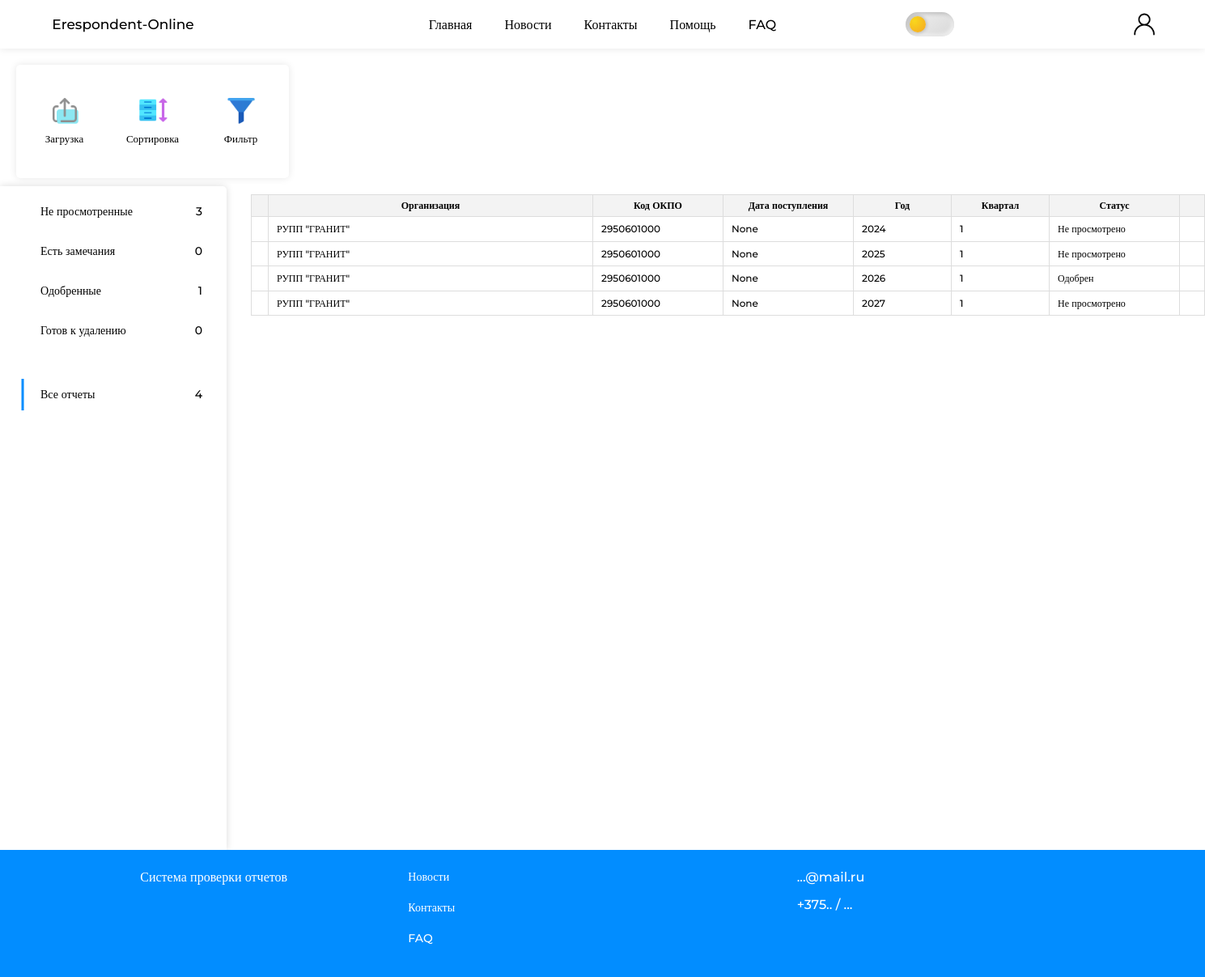
/audit_area/all_reports?year=&quarter= (signed in), run on an earlier commit of the app's database.
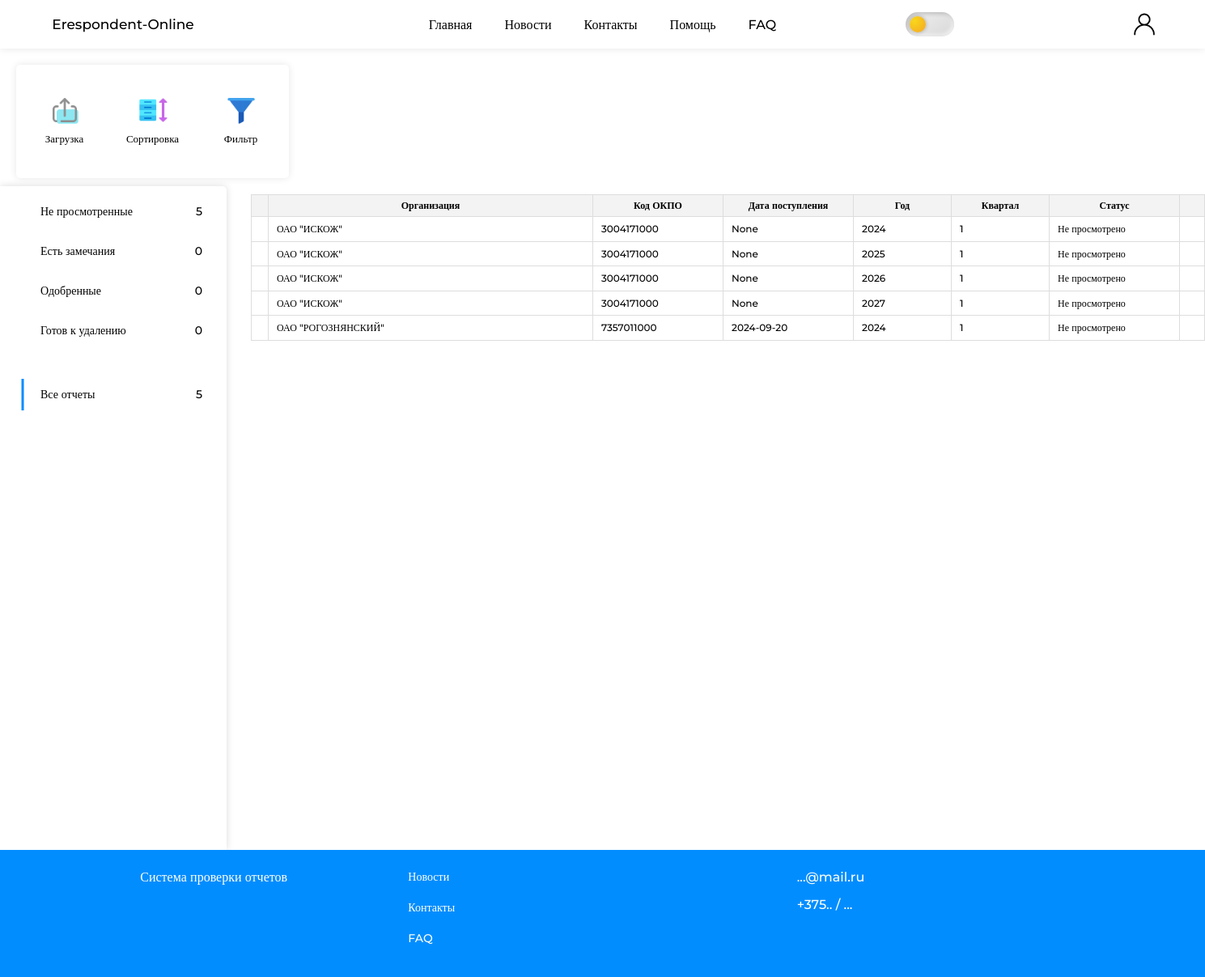
And on a later commit of the database.
### website/models.py (models this page shows)
class Report(db.Model):
    __tablename__ = 'report'
    id = db.Column(db.Integer, primary_key=True)
    okpo = db.Column(db.Integer)
    organization_name = db.Column(db.String(50))
    year = db.Column(db.Integer)
    quarter = db.Column(db.Integer)
    user_id = db.Column(db.Integer, db.ForeignKey('user.id'))
    time_of_receipt = db.Column(db.Date)
    versions = relationship('Version_report', backref='report')

class Version_report(db.Model):
    __tablename__ = 'version_report'
    id = db.Column(db.Integer, primary_key=True)
    begin_time = db.Column(db.Date, default=datetime.now())
    change_time = db.Column(db.Date)
    sent_time = db.Column(db.Date)
    status = db.Column(db.String(20))
    fio = db.Column(db.String(30))
    telephone = db.Column(db.String(20))
    email = db.Column(db.String(50))
    report_id = db.Column(db.Integer, db.ForeignKey('report.id'))
    sections = db.relationship('Sections', backref='version_report', lazy=True, cascade="all, delete-orphan")

### website/views.py (the view)
@views.route('/audit_area/<status>')
@login_required
def audit_area(status):
    year_filter = request.args.get('year')
    quarter_filter = request.args.get('quarter')
    reports = get_reports_by_status(status, year_filter, quarter_filter)
    counts = count_reports(year_filter, quarter_filter)
    return render_template('audit_area.html',
                           current_user=current_user,
                           reports=reports,
                           not_viewedReports_count=counts['Отправлен'],
                           remarksReports_count=counts['Есть замечания'],
                           to_downloadReports_count=counts['Одобрен'],
                           to_deleteReports_count=counts['Готов к удалению'],
                           all_count = counts['Отправлен'] + counts['Есть замечания'] + counts['Одобрен'] + counts['Готов к удалению'],
                           year_filter=year_filter,
                           quarter_filter=quarter_filter)

### website/views.py (called while the page is built)
def count_reports(year=None, quarter=None):
    filters = []
    if year:
        filters.append(Report.year == year)
    if quarter:
        filters.append(Report.quarter == quarter)
    statuses = [
        'Отправлен',
        'Есть замечания',
        'Одобрен',
        'Готов к удалению'
    ]
    counts = {status: Report.query.join(Version_report).filter(
        Version_report.status == status,
        *filters
    ).count() for status in statuses}
    all_count = Report.query.join(Version_report).filter(
        or_(*[Version_report.status == status for status in statuses]),
        *filters
    ).count()
    counts['all'] = all_count
    return counts

### website/templates/audit_area.html (shortened to what this page needs)
{% extends "base.html" %}
{% block content %}
<div class="audit-area_page">
    <div class="report-area_menu">
        <div class="report-area_podmenu">
            <div class="content-podmenu">
                <nav>
                    <ul>
                        <section>
                            <div class = "functions_menu">
                                <li id = "douwnload_readyreports_link">
                                    <img src="{{ url_for('static', filename='img/upload.png')}}" alt="">
                                    <a>Загрузка</a>
                                </li>
                                <li>
                                    <img src="{{ url_for('static', filename='img/icon_sort.png')}}" alt="">
                                    <a>Сортировка</a>
                                </li>
                                <li id = "show-filter">
                                    <img src="{{ url_for('static', filename='img/filter.png')}}" alt="">
                                    <a>Фильтр</a>
                                </li>
                            </div>
                        </section>
                    </ul>
                </nav>
            </div>
        </div>
    </div>
    <div class="audit-area">
        <nav class="menu_profile_audit">
            <ul id="status-reportList">
                <li data-action="not_viewed">
                    <a>Не просмотренные</a>
                    <a class="count_reporst">
                        <span class="count-text">{{not_viewedReports_count}}</span>
                    </a>
                </li>
                <li data-action="remarks">
                    <a>Есть замечания</a>
                    <a class="count_reporst">
                        <span class="count-text">{{remarksReports_count}}</span>
                    </a>
                </li>
                <li data-action="to_download">
                    <a>Одобренные</a>
                    <a class="count_reporst">
                        <span class="count-text">{{to_downloadReports_count}}</span>
                    </a>
                </li>
                <li data-action="to_delete">
                    <a>Готов к удалению</a>
                    <a class="count_reporst">
                        <span class="count-text">{{to_deleteReports_count}}</span>
                    </a>
                </li>
                <li style="margin-top: 40px;" data-action="all_reports">
                    <a>Все отчеты</a>
                    <a class="count_reporst">
                        <span>{{all_count}}</span>
                    </a>
                </li>
            </ul>
        </nav>
        <div class="report-list">
            <div class="report-area" >
                <table class="table_report-area">
                    <thead class="order-table_titels">
                        <tr>
                            <th></th>
                            <th class="resizable" style="white-space: nowrap; min-width: 380px;">Организация<div class="resizer"></div></th>
                            <th class="resizable" style="white-space: nowrap; min-width: 140px;">Код ОКПО<div class="resizer"></div></th>
                            <th class="resizable" style="white-space: nowrap; min-width: 140px;">Дата поступления<div class="resizer"></div></th>
                            <th class="resizable" style="white-space: nowrap; min-width: 100px;">Год<div class="resizer"></div></th>
                            <th class="resizable" style="white-space: nowrap; min-width: 100px;">Квартал<div class="resizer"></div></th>
                            <th class="resizable" style="white-space: nowrap; min-width: 140px;">Статус<div class="resizer"></div></th>
                            <th rowspan="2"></th>
                        </tr>
                    </thead>
                    <tbody>
                        {% for row in reports %}
                            <tr class="report_row" data-id="{{ row.id }}" draggable="true">
                                <td>
                                </td>
                                <td>
                                    <input type="text" id="report_organization_name" value="{{ row.organization_name }}" readonly>
                                </td>
                                <td>
                                    <input type="text" id="report_okpo" value="{{ row.okpo }}" readonly>
                                </td>
                                <td>
                                    {% for version in row.versions %}
                                        <input type="text" value="{{version.sent_time}}" readonly>
                                    {% endfor %}
                                </td>
                                <td>
                                    <input type="text" id="report_year" value="{{ row.year }}" readonly>
                                </td>
                                <td>
                                    <input type="text" id="report_quarter" value="{{ row.quarter }}" readonly>
                                </td>
                                <td>
                                    {% for version in row.versions %}
                                        {% if version.status == 'Отправлен' %}
                                            <input type="text"  value="Не просмотрено" readonly>
                                        {%else%}
                                            <input type="text" value="{{version.status}}" readonly>
                                        {% endif %}
                                    {% endfor %}
                                </td>
                                <td></td>
                            </tr>
                        {% endfor %}
                    </tbody>
                </table>
            </div>
        </div>
    </div>
</div>
{% endblock %}

### website/templates/base.html (shortened to what this page needs)
<!DOCTYPE html>
<html>
  <head>
    <link rel="stylesheet" href="{{ url_for('static', filename='css/base.css') }}">
    <link rel="stylesheet" href="{{ url_for('static', filename='css/adap.css') }}">
  </head>
  <body>
    <header>
      <div class="header-left">
         <nav>
          <ul>
              <li class = "name_app" onclick="window.location.href='/'">
                <a href="/">Erespondent-Online</a>
              </li>
          </ul>
        </nav>
      </div>
      <div class="header-center">
        <nav>
          <ul>
              <li onclick="window.location.href='/'">Главная</li>
              <li onclick="smoothScroll('/#news_row')">Новости</li>
              <li onclick="window.location.href=''" >Контакты</li>
              <li onclick="window.location.href=''" >Помощь</li>
              <li onclick="window.location.href='/FAQ'" >FAQ</li>
          </ul>
        </nav>
      </div>
      <div class="header-right">
        <label for="darkmode-toggle">
        </label>
        {% if current_user.is_authenticated %}
        <div class="user-container">
            <img
              class = "icon_black"
              src="{{ url_for('static', filename='img/icon_black-user.png')}}" alt="">
        </div>
        {% endif %}
      </div>
    </header>
    <main>
    {% block content %}
    {% endblock %}
    </main>
    <footer>
      <div class = "footer_cont">
        <div class = "left_col_footer">
          <nav>
            <ul>
                <li onclick="window.location.href=''">Система проверки отчетов</li>
            </ul>
          </nav>
        </div>
        <div class = "center_col_footer">
            <nav>
                <ul>
                  <li onclick="window.location.href=''">Новости</li>
                  <li onclick="window.location.href=''" >Контакты</li>
                  <li onclick="window.location.href=''" >FAQ</li>
                </ul>
            </nav>
        </div>
        <div class = "right_col_footer">
          <nav>
              <ul>
                <li onclick="window.location.href=''">...@mail.ru</li>
                <li>+375.. / ...</li>
              </ul>
          </nav>
      </div>
    </footer>
  </body>
</html>

### website/static/css/adap.css (style rules this page uses)
body { margin: 0; padding: 0; overflow-x: hidden; }

What changed in the data, as far as the page shows it:
changed Report (number 1 of 5 on the later page): organization_name "РУПП \"ГРАНИТ\"" → "ОАО \"ИСКОЖ\""; okpo "2950601000" → "3004171000"
changed Report (number 2 of 5 on the later page): organization_name "РУПП \"ГРАНИТ\"" → "ОАО \"ИСКОЖ\""; okpo "2950601000" → "3004171000"
changed Report (number 3 of 5 on the later page): organization_name "РУПП \"ГРАНИТ\"" → "ОАО \"ИСКОЖ\""; okpo "2950601000" → "3004171000"
changed Version_report (number 3 of 5 on the later page): value (not shown) → "Не просмотрено"; status "Одобрен" → (not shown)
changed Report (number 4 of 5 on the later page): organization_name "РУПП \"ГРАНИТ\"" → "ОАО \"ИСКОЖ\""; okpo "2950601000" → "3004171000"
now on this page (row edited): Report: organization_name "ОАО \"РОГОЗНЯНСКИЙ\"", okpo "7357011000", year "2024", quarter "1"
now on this page (row edited): Version_report: sent_time "2024-09-20"
Also different on the page:
{{ not_viewedReports_count }}: "3" → "5"
{{ to_downloadReports_count }}: "1" → "0"
{{ all_count }}: "4" → "5"
